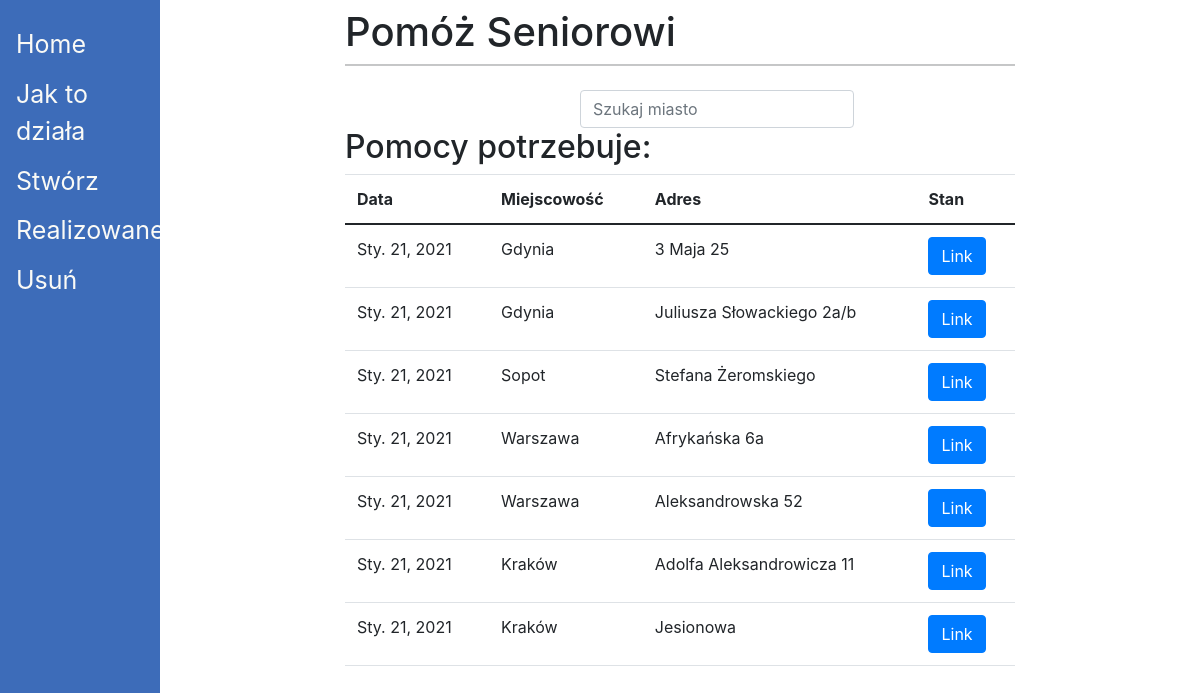
The page / on the database its author committed.
### main/models.py (models this page shows, shortened)
class ListaZakupow(models.Model):
    lista = models.TextField()
    miejscowosc = models.CharField(max_length=100)
    adres = models.CharField(max_length=100)
    telefon = models.CharField(max_length=15)
    email = models.EmailField(null = True, blank = True)
    imie = models.CharField(max_length=15)
    nazwisko = models.CharField(max_length=40)
    data = models.DateField(auto_now=True)
    aktywne = models.BooleanField(null=True, default=True )
    realizacja = models.BooleanField(null=True,  default=False)

### main/views.py (the view)
# urls.py: path('', stronaGlowna, name= 'home'),
def stronaGlowna(request):
    query = request.GET.get('q')
    if query :
        lista = ListaZakupow.objects.filter(miejscowosc__icontains=query)
    else:
        lista = ListaZakupow.objects.all()
    return render(request, 'main/home.html',{'lista': lista })

### main/templates/main/home.html (shortened to what this page needs)
{% extends 'main/base.html' %}
{% block content %}
    <center>
        <form class="form-inline my-2 my-lg-0" style="width: 200px;" >
            <input class="form-control mr-sm-2 " type="search" placeholder="Szukaj miasto" aria-label="Search" name="q">
        </form>
    </center>
    <h2>Pomocy potrzebuje: </h2>
    <table class="table">
        <thead>
            <tr>
                <th scope="col">Data</th>
                <th scope="col">Miejscowość</th>
                <th scope="col">Adres</th>
                <th scope="col">Stan</th>
            </tr>
        </thead>
        <tbody>
            {% for l in lista %}
                <tr>
                    {% if l.aktywne %}
                        <td>{{ l.data }} </td>
                        <td>{{ l.miejscowosc }}</td>
                        <td>{{ l.adres }}</td>
                        <td>
                            <a class="btn btn-primary" href="/info/{{ l.id }}" role="button" >Link</a>
                        </td>
                    {% endif %}
                </tr>
            {% endfor %}
        </tbody>
    </table>
{% endblock %}

### main/templates/main/base.html (shortened to what this page needs)
{% load static %}
<!DOCTYPE html>
<html lang="en">
<head>
    <link href="https://cdn.jsdelivr.net/npm/bootstrap@5.0.0-beta1/dist/css/bootstrap.min.css" rel="stylesheet">
    <link rel="stylesheet" href="https://stackpath.bootstrapcdn.com/bootstrap/4.1.3/css/bootstrap.min.css">
</head>
<body>
  <div class="sidenav">
      <a href="/">Home</a>
      <a href="/jak/">Jak to działa</a>
      <a href="/dodaj">Stwórz</a>
      <a href="/realizowane/">Realizowane</a>
      <a href="/usun/">Usuń</a>
  </div>
  <div class="main">
    <div class="row justify-content-center">
      <div class="col-8">
        <h1 class="mt-2">Pomóż Seniorowi</h1>
        <hr class="mt-0 mb-4" >
        {% block content %}
        {% endblock %}
      </div>
    </div>
  </div>
</body>
</html>

### main/templates/main/base.html (style rules this page uses)
.sidenav { height: 100%; width: 160px; position: fixed; z-index: 1; top: 0; left: 0; background-color: #3d6cb9; overflow-x: hidden; padding-top: 20px; }
.sidenav a { padding: 6px 8px 6px 16px; text-decoration: none; font-size: 25px; color: #fafaf6; display: block; }
hr { border-top: 1px dashed red; }
.main { margin-left: 160px; padding: 0px 10px; }

### rows shown on the page
ListaZakupow: data "Sty. 21, 2021", miejscowosc "Gdynia", adres "3 Maja 25"
ListaZakupow: data "Sty. 21, 2021", miejscowosc "Gdynia", adres "Juliusza Słowackiego 2a/b"
ListaZakupow: data "Sty. 21, 2021", miejscowosc "Sopot", adres "Stefana Żeromskiego"
ListaZakupow: data "Sty. 21, 2021", miejscowosc "Warszawa", adres "Afrykańska 6a"
ListaZakupow: data "Sty. 21, 2021", miejscowosc "Warszawa", adres "Aleksandrowska 52"
ListaZakupow: data "Sty. 21, 2021", miejscowosc "Kraków", adres "Adolfa Aleksandrowicza 11"
ListaZakupow: data "Sty. 21, 2021", miejscowosc "Kraków", adres "Jesionowa"
